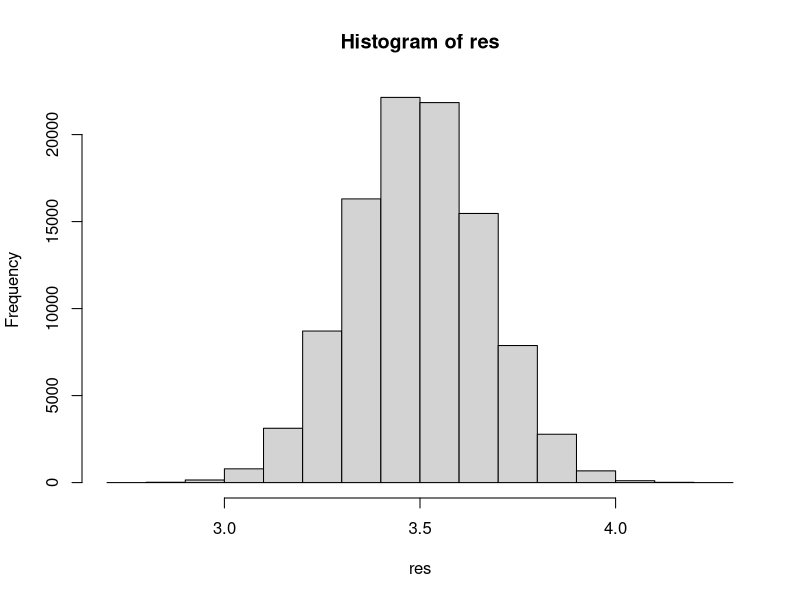
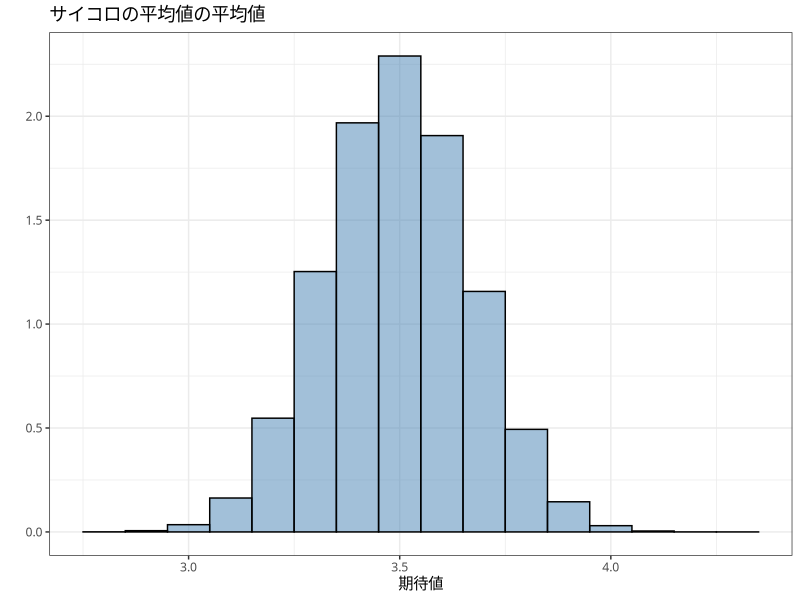

These figures' R source, in order:
# replicate関数に10万回、サイコロを100個(回)振る実験を行わせ、その結果をresという名前で保存する
res <- replicate(100000, mean(sample(1:6, 100, replace = TRUE)))

# シンプルなヒストグラム
hist(res)

# もう少し凝ったグラフを作成
library(ggplot2)
saikoro <- data.frame(サイコロ = res)
head(saikoro)
ggplot(saikoro, aes(x = サイコロ)) + geom_histogram(aes(y = ..density..), binwidth = .1, fill = "steelblue", colour = "black", alpha = 0.5) + xlab("期待値") + ylab("") + ggtitle("サイコロの平均値の平均値") + theme_bw(base_family = "HiraKakuProN-W3")